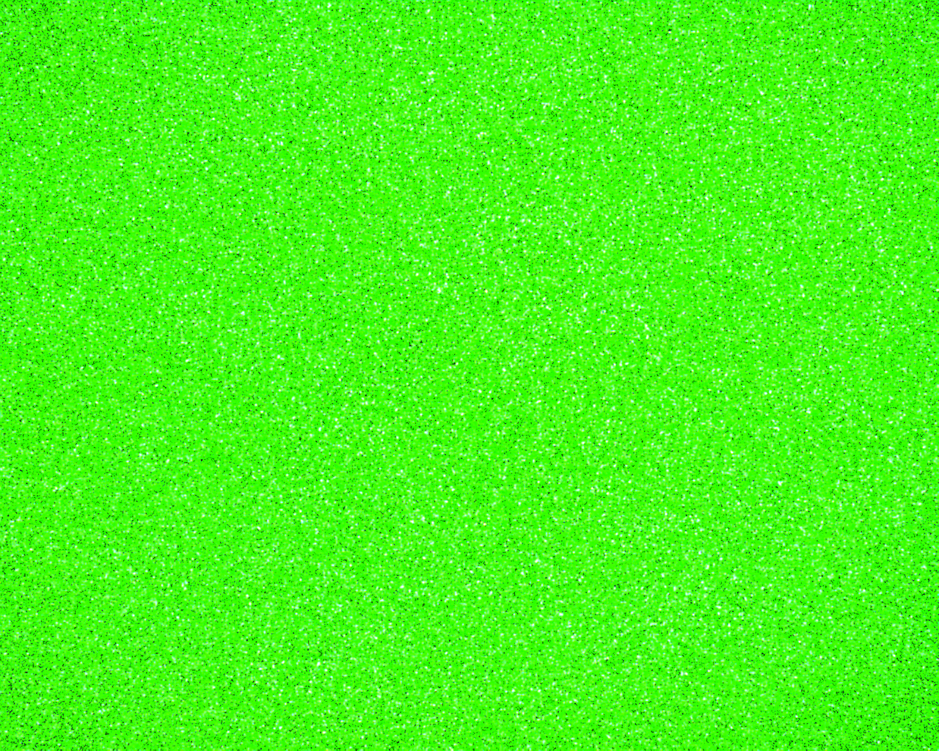
#> input picture Gamma/G1.0.png, 939 x 751 px, shrunk from 1280 x 1024 before the run
$ jupyter execute Gamma.ipynb
#> lines starting #> are read from the running program, lines starting #| are printed output that depends on the picture; long printed decimals are rounded
# Experimento variando el valor de gamma

[cell 1]
# Importamos las librerias necesarias
import cv2
from PIL import Image
from pylab import *
import numpy as np
import pandas as pd
from skimage.exposure import histogram as imhist
from skimage.color import rgb2gray
import matplotlib.pyplot as plt
import os

[cell 2]
# Cargamos imagen, se convierte a matriz
image = imread('../Gamma/G1.0.png')
#> image is the input picture: shape (751, 939, 4) float32; mean R, G, B, A 0.28, 0.965, 0.102, 1
# Utilizamos shape para conocer las propiedades de nuestra matriz
print(image.shape)
#| (751, 939, 4)

[cell 3]
# Nos aseguramos que la imagen sea un array de NumPy
image = np.array(image)

# Verificamos si la imagen tiene 4 canales
if image.shape[-1] == 4:
    # Elimina el canal alfa
    image = image[..., :3]
#> image: shape (751, 939, 3) float32

[cell 4]
# Convertimos la imagen a escala de grises
image = rgb2gray(image)
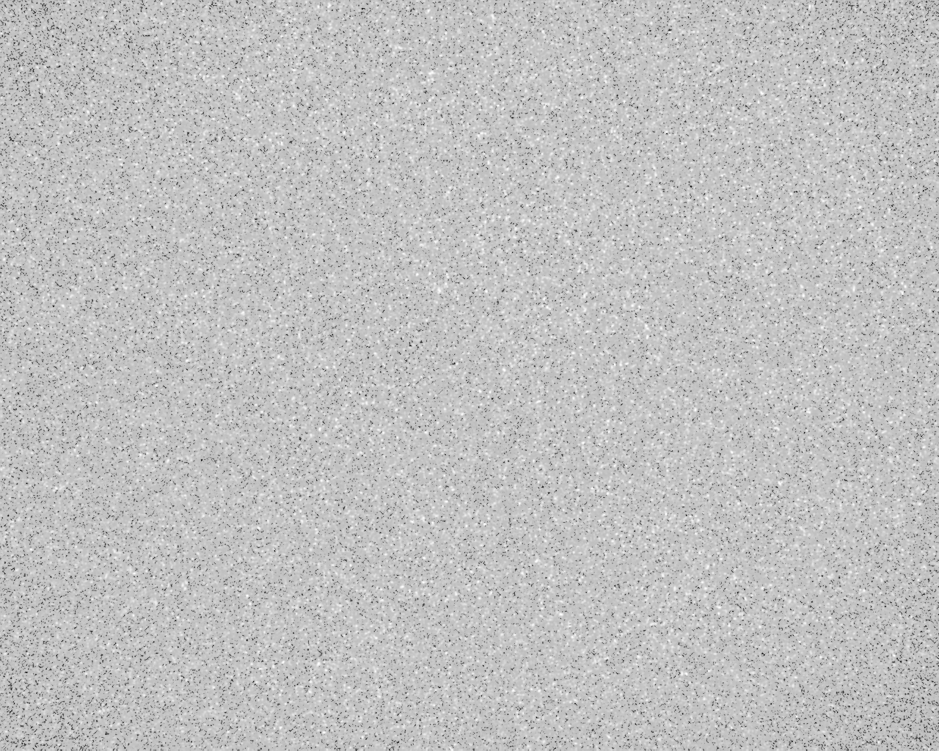
#> image: shape (751, 939) float32; min 0.106, max 1, mean 0.757

print(type(image))
#| <class 'numpy.ndarray'>

# Shape of the image
print("Shape of the image", image.shape)
#| Shape of the image (751, 939)

[cell 5]
# Obtenemos los histogramas
hist_image, bins_image = imhist(image)
#> hist_image = 256 values, max 39421 at index 188, min 0 at index 7, mean 2754.6; bins_image = 256 values from 0.108 to 0.998

[cell 6]
# No se agrega para analisis solo para visualizacion de la imagen
# Visualizamos
_, (image0, hist0), = subplots(1, 2, figsize=(10, 15))

# Original
image0.imshow(image, cmap="gray")
hist0.fill_between(bins_image, hist_image)
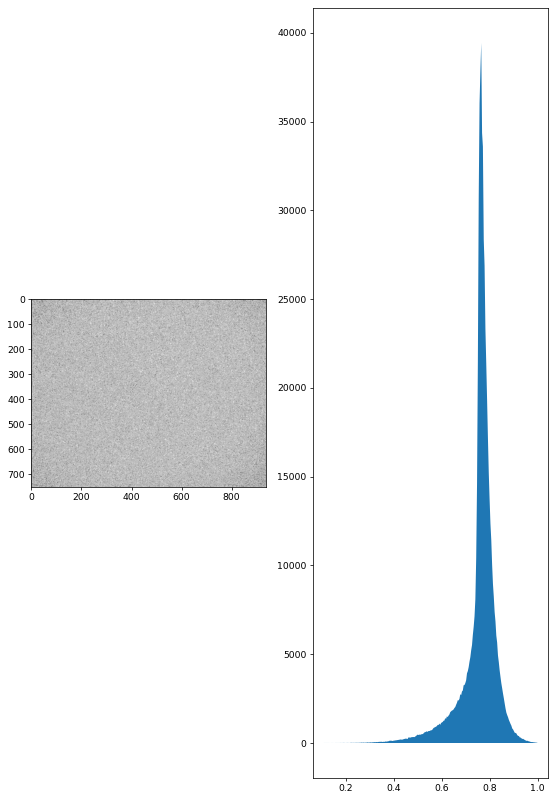
#> figure drawn by matplotlib, 2 panels

[cell 7]
# Calculamos el promedio de intensidad
average_intensity = image.mean()
#> average_intensity = 0.757

# Encontramos el valor máximo de número de píxeles y su correspondiente intensidad
max_pixel_value = hist_image.max()
#> max_pixel_value = 39421
max_intensity_value = bins_image[hist_image.argmax()]
#> max_intensity_value = 0.764

print(f'Promedio de intensidad: {average_intensity}')
#| Promedio de intensidad: 0.7567
print(f'Punto máximo en valor de número de píxeles: {max_pixel_value}')
#| Punto máximo en valor de número de píxeles: 39421
print(f'Máximo de intensidad: {max_intensity_value}')
#| Máximo de intensidad: 0.7643

## Analisis para todas las imagenes

[cell 8]
# Definir la ruta de la carpeta donde están las imágenes
folder_path = '../Gamma/'

# Inicializar una lista para almacenar los promedios de intensidad
intensity_data = []

# Recorrer todos los archivos en la carpeta
for filename in os.listdir(folder_path):
    if filename.endswith('.png'):
        # Cargar la imagen
        image = imread(os.path.join(folder_path, filename))

        # Verificamos si la imagen tiene 4 canales
        if image.shape[-1] == 4:
            # Elimina el canal alfa
            image = image[..., :3]

        # Convertimos la imagen a escala de grises
        image = rgb2gray(image)

        # Calcular el promedio de intensidad
        average_intensity = image.mean()

        # Almacenar los datos en la lista
        intensity_data.append({'image_name': filename, 'average_intensity': average_intensity})
#> pass 2 of the loop `for filename in os.listdir(folder_path):`:
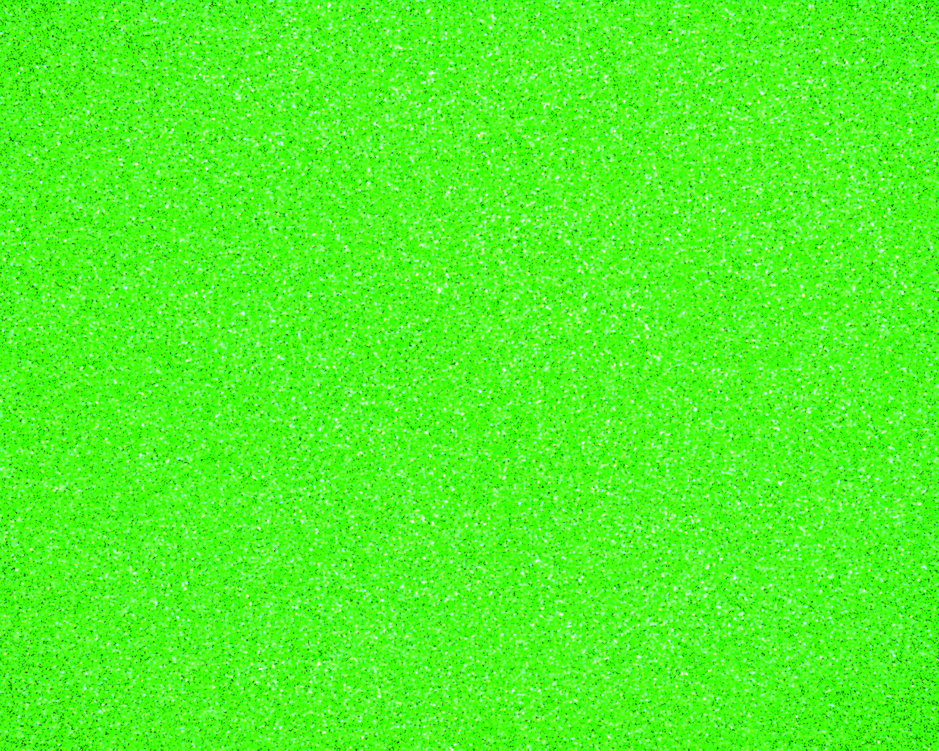
#> input picture Gamma/G1.1.png, 939 x 751 px, shrunk from 1280 x 1024 before the run
#> image is the input picture: shape (751, 939, 4) float32; mean R, G, B, A 0.314, 0.971, 0.136, 1
#> `image = rgb2gray(image)`:
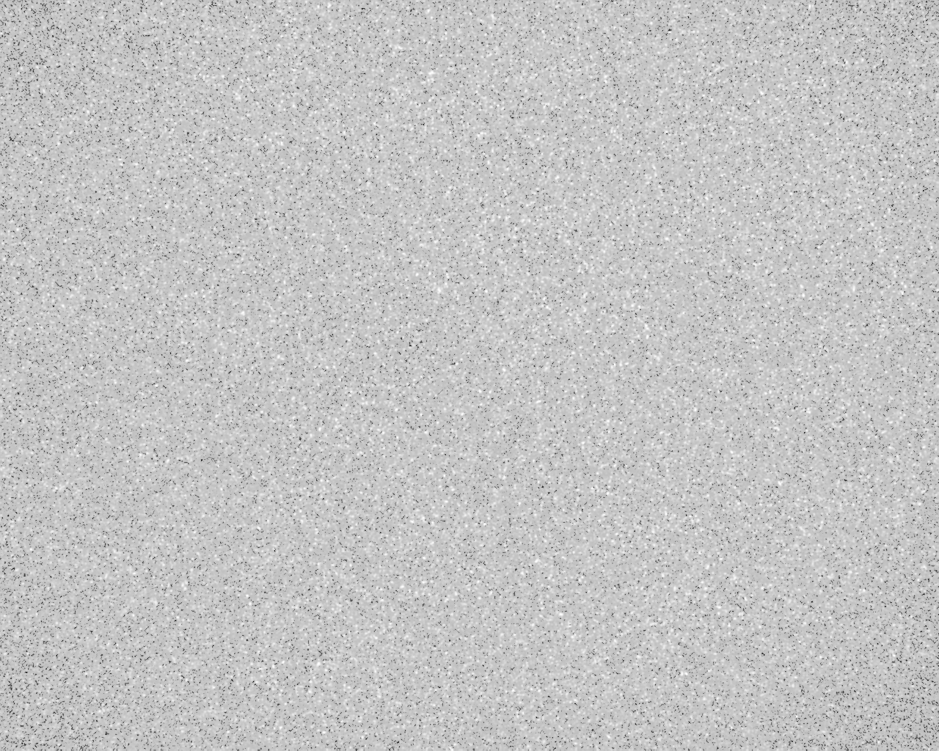
#> image: shape (751, 939) float32; min 0.136, max 1, mean 0.77
#> `average_intensity = image.mean()`: average_intensity = 0.77
#> pass 3 of the loop `for filename in os.listdir(folder_path):`:
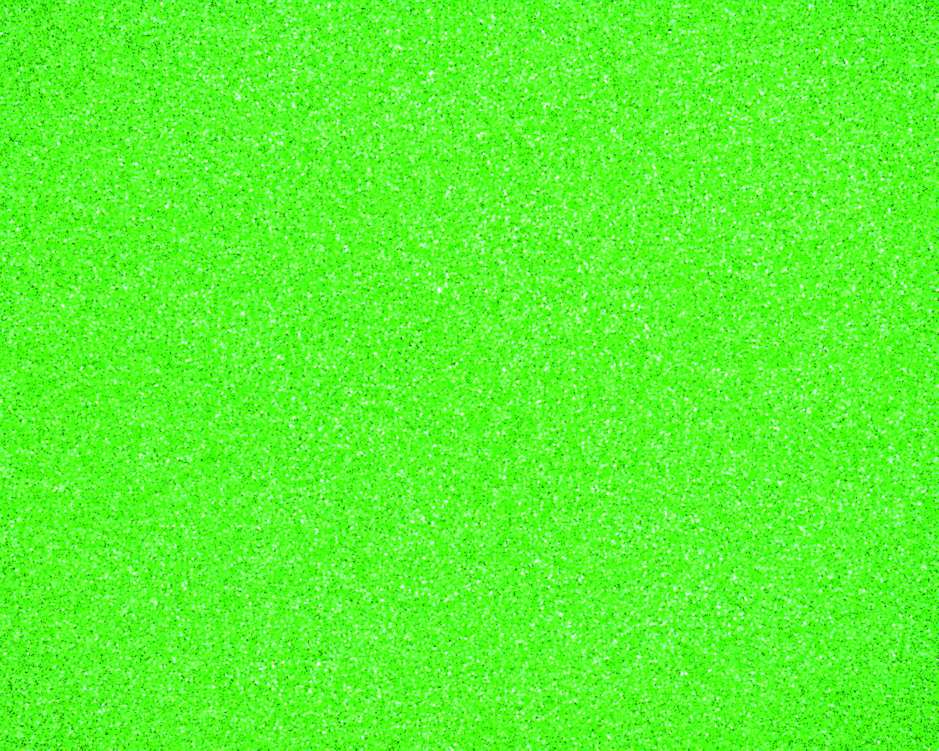
#> input picture Gamma/G1.2.png, 939 x 751 px, shrunk from 1280 x 1024 before the run
#> image is the input picture: shape (751, 939, 4) float32; mean R, G, B, A 0.345, 0.974, 0.172, 1
#> `image = rgb2gray(image)`:
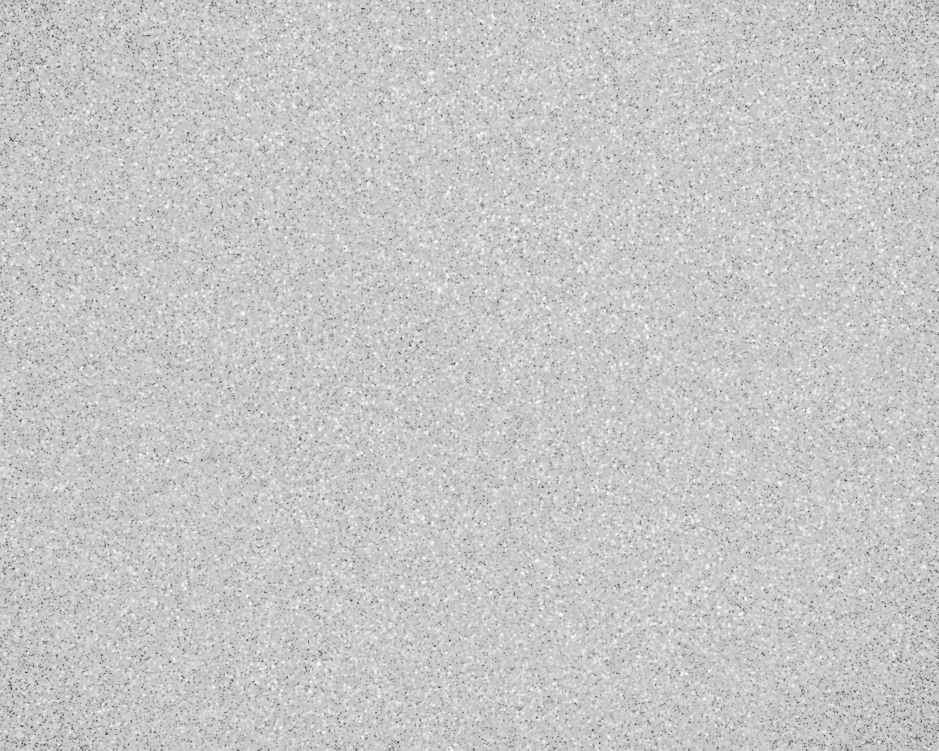
#> image: shape (751, 939) float32; min 0.183, max 1, mean 0.782
#> `average_intensity = image.mean()`: average_intensity = 0.782

# Convertir la lista a un DataFrame
df_intensity = pd.DataFrame(intensity_data)
#> df_intensity = table of 3 rows and 2 columns

# Graficar los promedios de intensidad
plt.figure(figsize=(10, 6))
plt.plot(df_intensity['image_name'], df_intensity['average_intensity'], marker='o')
plt.xlabel('Image Name')
plt.ylabel('Pixel Value')
plt.title('Pixel Value of Images in Gamma Folder')
plt.xticks(rotation=45)
plt.grid(True)
plt.show()

# Mostrar el DataFrame con los datos
df_intensity
#> Out = table of 3 rows and 2 columns
